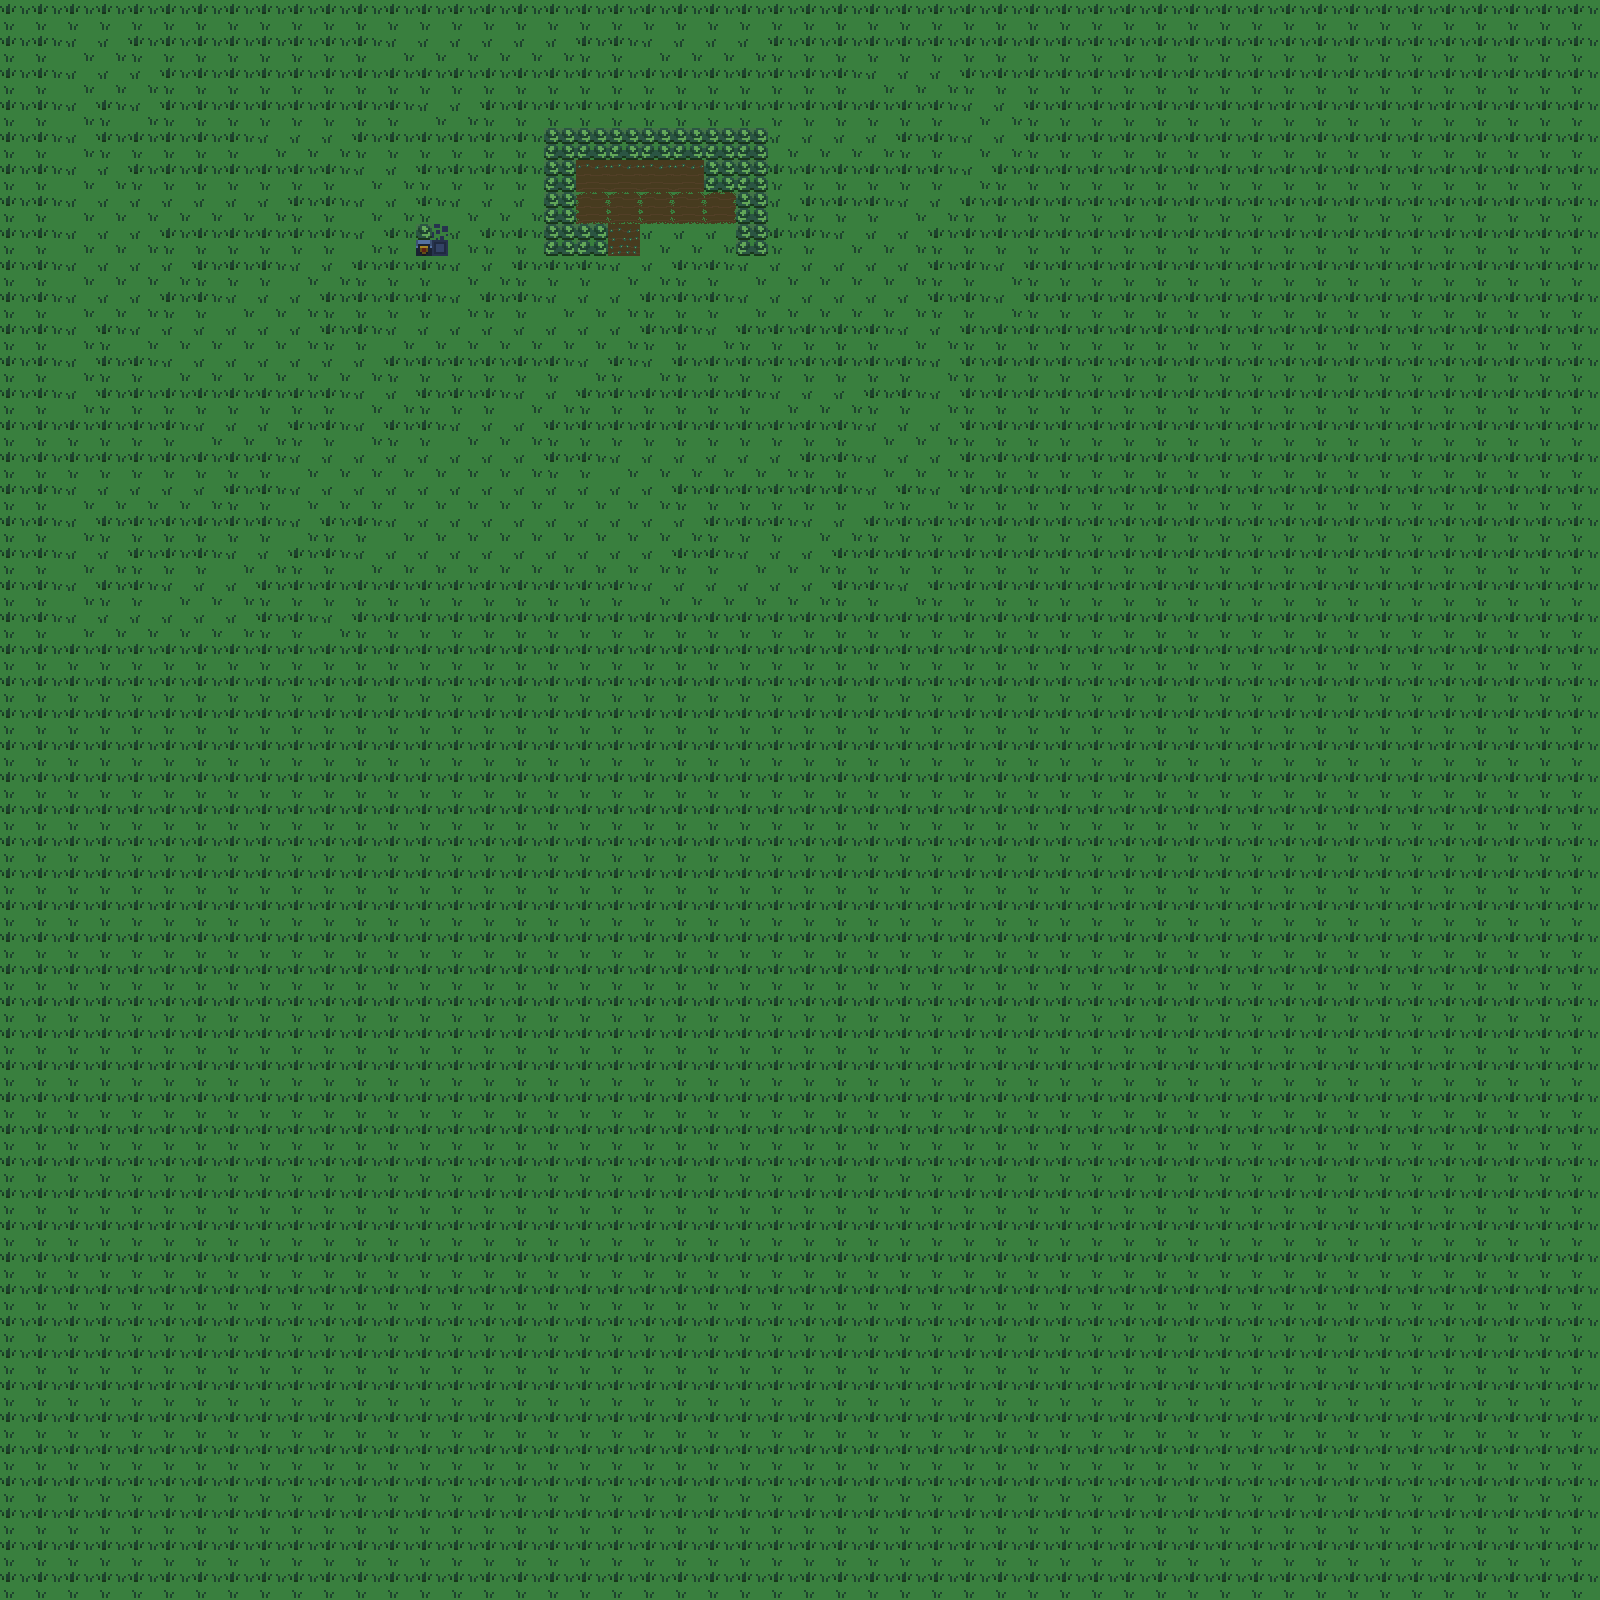

This is a level from a 2D game, rendered from its Tiled map with the project's own tilesets. A one-line summary and the map file follow, with tile-layer data summarised:
An orthogonal 50x50 tile map with 32x32 px tiles, 1 tile layer (Tile Layer 1).

<map version="1.0" orientation="orthogonal" width="50" height="50" tilewidth="32" tileheight="32">
 <tileset firstgid="1" name="scale32from16" tilewidth="32" tileheight="32">
  <image source="scale32from16.png" trans="ff00ff" width="192" height="736" />
  <tile id="0">
   <properties>
    <property name="cost" value="1" />
   </properties>
  </tile>
  <tile id="1">
   <properties>
    <property name="cost" value="1" />
   </properties>
  </tile>
  <tile id="2">
   <properties>
    <property name="manage" value="true" />
   </properties>
  </tile>
  <tile id="8">
   <properties>
    <property name="house" value="true" />
    <property name="type" value="1" />
   </properties>
  </tile>
  <tile id="9">
   <properties>
    <property name="manage" value="true" />
    <property name="res" value="1" />
   </properties>
  </tile>
  <tile id="10">
   <properties>
    <property name="manage" value="true" />
    <property name="res" value="1" />
   </properties>
  </tile>
  <tile id="11">
   <properties>
    <property name="manage" value="true" />
    <property name="res" value="1" />
   </properties>
  </tile>
  <tile id="15">
   <properties>
    <property name="manage" value="true" />
    <property name="upgradeTime" value="10" />
    <property name="upgradeTo" value="17" />
   </properties>
  </tile>
  <tile id="16">
   <properties>
    <property name="manage" value="true" />
    <property name="upgradeTime" value="10" />
    <property name="upgradeTo" value="18" />
   </properties>
  </tile>
  <tile id="17">
   <properties>
    <property name="manage" value="true" />
    <property name="upgradeTime" value="10" />
    <property name="upgradeTo" value="22" />
   </properties>
  </tile>
  <tile id="21">
   <properties>
    <property name="manage" value="true" />
    <property name="upgradeTime" value="15" />
    <property name="upgradeTo" value="23" />
   </properties>
  </tile>
  <tile id="22">
   <properties>
    <property name="make" value="2" />
    <property name="manage" value="true" />
    <property name="upgradeTime" value="3" />
    <property name="upgradeTo" value="16" />
   </properties>
  </tile>
 </tileset>
 <layer name="Tile Layer 1" width="50" height="50">
  <data>[2500 cells, 2500 non-empty, 7 distinct tile ids]</data>
 </layer>
</map>
